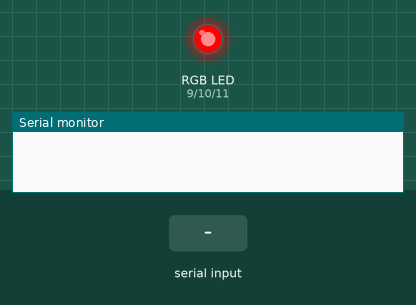
This sketch was run on a simulated Arduino Uno, built with avr-gcc and run on an emulated ATmega328P. Parts: an RGB LED mixed from three pins (HIGH = lit), the last lines printed to the serial monitor. The inputs (shaded band) are chosen by the test bench. Dim RGB values are drawn brighter than linear.

Above: at 1.2 s.
1.3 s: "90,45\n" received over Serial
At 2.2 s:
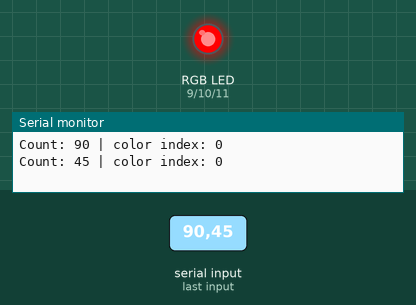
2.8 s: "90\n" received over Serial
At 3.4 s:
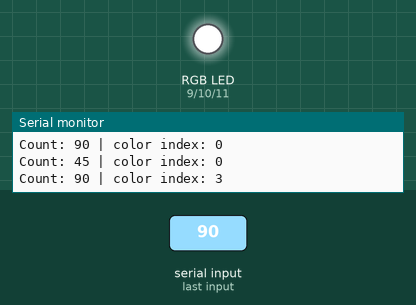
4.3 s: "200\n" received over Serial
At 5.5 s:
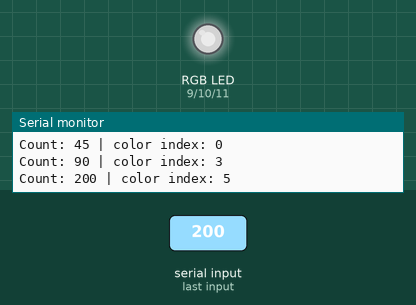
5.8 s: "5\n" received over Serial
At 6.3 s:
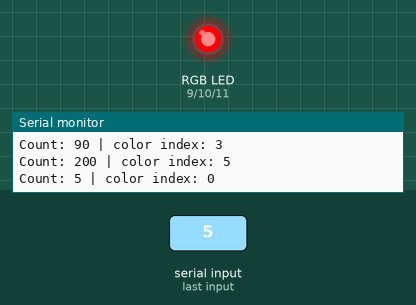
7.3 s: "30,150\n" received over Serial
At 8.0 s:
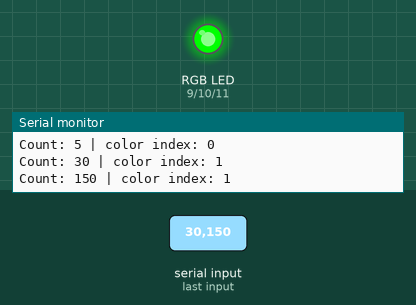
8.8 s: "200\n" received over Serial
At 9.2 s:
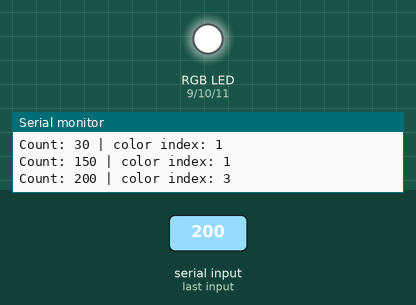
Timing chart, 0 to 11.3 s (numbered marks = the images above; inputs shaded):
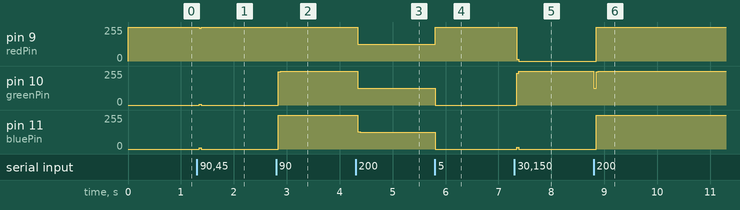

The sketch:

OM_ARA_PA_CHA_NA_DHI_COUNTER.ino
```cpp
int redPin   = 9;
int greenPin = 10;
int bluePin  = 11;

// Each entry is {R, G, B}
const byte colors[][3] = {
  {255,   0,   0}, // Red
  {  0, 255,   0}, // Green
  {  0,   0, 255}, // Blue
  {255, 255, 255}, // White
  {170,   0, 255}, // Purple
  {127, 127, 127}  // Light blue / gray-ish
};

const int NUM_COLORS = sizeof(colors) / sizeof(colors[0]);

int currentColorIndex = 0;   // pointer into the array
long lastCount = 0;          // last number we saw from serial (e.g. 的 count)

void setup() {
  Serial.begin(9600);

  pinMode(redPin,   OUTPUT);
  pinMode(greenPin, OUTPUT);
  pinMode(bluePin,  OUTPUT);

  // Start with the first color
  applyCurrentColor();
}

void loop() {
  // Example: read a number from Serial (like "3\n" from your browser)
  if (Serial.available() > 0) {
    long newCount = Serial.parseInt();  // reads an integer
    if (newCount >= 0) {
      // For every increment in the count, move to the next color
      if (newCount > lastCount) {
        long steps = newCount - lastCount;
        for (long i = 0; i < steps; i++) {
          nextColor();
        }
      }
      // Optional: if count goes backwards, reset or handle differently
      else if (newCount < lastCount) {
        // Example: reset to first color when count is reset
        currentColorIndex = 0;
        applyCurrentColor();
      }

      lastCount = newCount;

      Serial.print("Count: ");
      Serial.print(newCount);
      Serial.print(" | color index: ");
      Serial.println(currentColorIndex);
    }

    // Consume any leftover newline
    if (Serial.peek() == '\n') {
      Serial.read();
    }
  }
}


void applyCurrentColor() {
  byte r = colors[currentColorIndex][0];
  byte g = colors[currentColorIndex][1];
  byte b = colors[currentColorIndex][2];
  setColor(r, g, b);
}

void nextColor() {
  currentColorIndex++;
  if (currentColorIndex >= NUM_COLORS) {
    currentColorIndex = 0;  // loop pointer back to start
  }
  applyCurrentColor();
}

void setColor(byte redValue, byte greenValue, byte blueValue) {
  analogWrite(redPin,   redValue);
  analogWrite(greenPin, greenValue);
  analogWrite(bluePin,  blueValue);
}
```

Measured:
- after the input at 1.3 s, pin 9 (redPin): 255/255 → 247/255 at once, → 255/255 0.04 s later; pin 10 (greenPin): 0/255 → 7/255 at once, → 0/255 0.04 s later; pin 11 (bluePin): 0/255 → 9/255 at once, → 0/255 0.04 s later
- after the input at 2.8 s, pin 10 (greenPin), pin 11 (bluePin): 0/255 → 255/255 at once
- after the input at 4.3 s, pin 9 (redPin), pin 10 (greenPin), pin 11 (bluePin): 255/255 → 127/255 at once
- after the input at 5.8 s, pin 9 (redPin): 127/255 → 255/255 at once; pin 10 (greenPin), pin 11 (bluePin): 127/255 → 0/255 at once
- after the input at 7.3 s, pin 9 (redPin): 255/255 → 0/255 at once; pin 10 (greenPin): 0/255 → 255/255 at once; pin 11 (bluePin): 0/255 → 15/255 at once, → 0/255 0.04 s later
- after the input at 8.8 s, pin 9 (redPin), pin 11 (bluePin): 0/255 → 255/255 at once; pin 10 (greenPin): 255/255 → 127/255 at once, → 250/255 0.04 s later, → 255/255 0.04 s later
